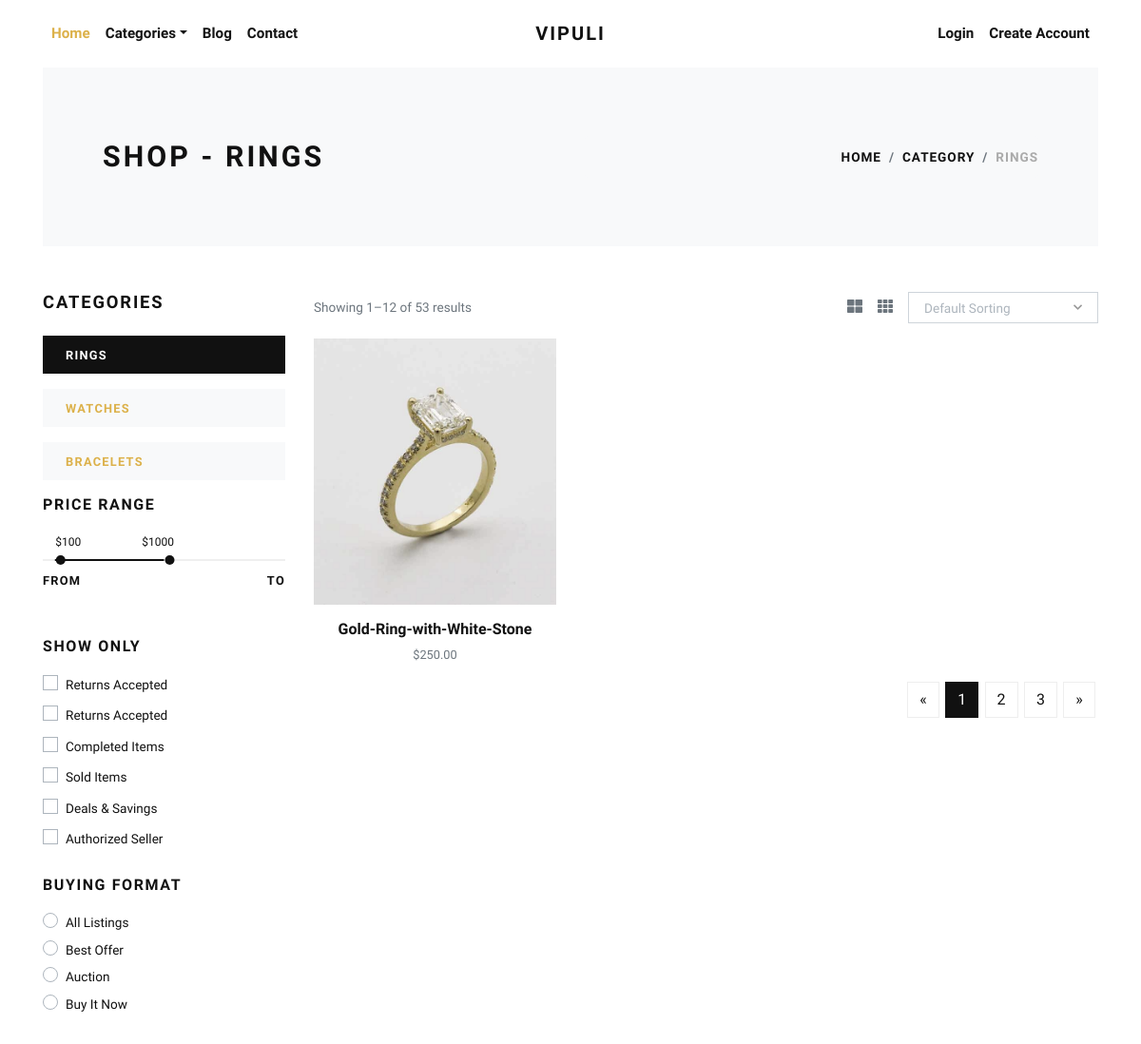
The page /rings/ on the database its author committed.
### store/models.py (models this page shows, shortened)
class Category(models.Model):
    title = models.CharField(max_length=50, verbose_name="Category Title")
    slug = models.SlugField(max_length=55, verbose_name="Category Slug")
    description = models.TextField(blank=True, verbose_name="Category Description")
    category_image = models.ImageField(upload_to='category', blank=True, null=True, verbose_name="Category Image")
    is_active = models.BooleanField(verbose_name="Is Active?")
    is_featured = models.BooleanField(verbose_name="Is Featured?")
    created_at = models.DateTimeField(auto_now_add=True, verbose_name="Created Date")
    updated_at = models.DateTimeField(auto_now=True, verbose_name="Updated Date")
    class Meta:
        verbose_name_plural = 'Categories'
        ordering = ('-created_at', )

class Product(models.Model):
    title = models.CharField(max_length=150, verbose_name="Product Title")
    slug = models.SlugField(max_length=160, verbose_name="Product Slug")
    sku = models.CharField(max_length=255, unique=True, verbose_name="Unique Product ID (SKU)")
    short_description = models.TextField(verbose_name="Short Description")
    detail_description = models.TextField(blank=True, null=True, verbose_name="Detail Description")
    product_image = models.ImageField(upload_to='product', blank=True, null=True, verbose_name="Product Image")
    price = models.DecimalField(max_digits=8, decimal_places=2)
    category = models.ForeignKey(Category, verbose_name="Product Categoy", on_delete=models.CASCADE)
    is_active = models.BooleanField(verbose_name="Is Active?")
    is_featured = models.BooleanField(verbose_name="Is Featured?")
    created_at = models.DateTimeField(auto_now_add=True, verbose_name="Created Date")
    updated_at = models.DateTimeField(auto_now=True, verbose_name="Updated Date")
    class Meta:
        verbose_name_plural = 'Products'
        ordering = ('-created_at', )

### store/views.py (the view)
# urls.py: path('<slug:slug>/', views.category_products, name="category-products"),
def category_products(request, slug):
    category = get_object_or_404(Category, slug=slug)
    products = Product.objects.filter(is_active=True, category=category)
    categories = Category.objects.filter(is_active=True)
    context = {
        'category': category,
        'products': products,
        'categories': categories,
    }
    return render(request, 'store/category_products.html', context)

### templates/store/category_products.html (shortened to what this page needs)
{% extends 'base.html' %}
{% load static %}
    {% block content %}
      <div class="container">
        <section class="py-5 bg-light">
          <div class="container">
            <div class="row px-4 px-lg-5 py-lg-4 align-items-center">
              <div class="col-lg-6">
                <h1 class="h2 text-uppercase mb-0">Shop - {{category.title}}</h1>
              </div>
              <div class="col-lg-6 text-lg-right">
                <nav aria-label="breadcrumb">
                  <ol class="breadcrumb justify-content-lg-end mb-0 px-0">
                    <li class="breadcrumb-item"><a href="{% url 'store:home' %}">Home</a></li>
                    <li class="breadcrumb-item"><a href="{% url 'store:all-categories' %}">Category</a></li>
                    <li class="breadcrumb-item active" aria-current="page">{{category.title}}</li>
                  </ol>
                </nav>
              </div>
            </div>
          </div>
        </section>
        <section class="py-5">
          <div class="container p-0">
            <div class="row">
              <div class="col-lg-3 order-2 order-lg-1">
                <h5 class="text-uppercase mb-4">Categories</h5>
                {% if categories %}
                  {% for cat in categories %}
                    <a href="{% url 'store:category-products' cat.slug %}">
                      <div class="py-2 px-4 {% if category == cat %}bg-dark text-white {% else %}bg-light{% endif %} mb-3">
                        <strong class="small text-uppercase font-weight-bold">{{cat.title}}</strong>
                      </div>
                    </a>
                  {% endfor %}
                {% endif %}
                <h6 class="text-uppercase mb-4">Price range</h6>
                <div class="price-range pt-4 mb-5">
                  <div id="range"></div>
                  <div class="row pt-2">
                    <div class="col-6"><strong class="small font-weight-bold text-uppercase">From</strong></div>
                    <div class="col-6 text-right"><strong class="small font-weight-bold text-uppercase">To</strong></div>
                  </div>
                </div>
                <h6 class="text-uppercase mb-3">Show only</h6>
                <div class="custom-control custom-checkbox mb-1">
                  <label class="custom-control-label text-small" for="customCheck1">Returns Accepted</label>
                </div>
                <div class="custom-control custom-checkbox mb-1">
                  <label class="custom-control-label text-small" for="customCheck2">Returns Accepted</label>
                </div>
                <div class="custom-control custom-checkbox mb-1">
                  <label class="custom-control-label text-small" for="customCheck3">Completed Items</label>
                </div>
                <div class="custom-control custom-checkbox mb-1">
                  <label class="custom-control-label text-small" for="customCheck4">Sold Items</label>
                </div>
                <div class="custom-control custom-checkbox mb-1">
                  <label class="custom-control-label text-small" for="customCheck5">Deals &amp; Savings</label>
                </div>
                <div class="custom-control custom-checkbox mb-4">
                  <label class="custom-control-label text-small" for="customCheck6">Authorized Seller</label>
                </div>
                <h6 class="text-uppercase mb-3">Buying format</h6>
                <div class="custom-control custom-radio">
                  <label class="custom-control-label text-small" for="customRadio1">All Listings</label>
                </div>
                <div class="custom-control custom-radio">
                  <label class="custom-control-label text-small" for="customRadio2">Best Offer</label>
                </div>
                <div class="custom-control custom-radio">
                  <label class="custom-control-label text-small" for="customRadio3">Auction</label>
                </div>
                <div class="custom-control custom-radio">
                  <label class="custom-control-label text-small" for="customRadio4">Buy It Now</label>
                </div>
              </div>
              <div class="col-lg-9 order-1 order-lg-2 mb-5 mb-lg-0">
                <div class="row mb-3 align-items-center">
                  <div class="col-lg-6 mb-2 mb-lg-0">
                    <p class="text-small text-muted mb-0">Showing 1–12 of 53 results</p>
                  </div>
                  <div class="col-lg-6">
                    <ul class="list-inline d-flex align-items-center justify-content-lg-end mb-0">
                      <li class="list-inline-item text-muted mr-3"><a class="reset-anchor p-0" href="#"><i class="fas fa-th-large"></i></a></li>
                      <li class="list-inline-item text-muted mr-3"><a class="reset-anchor p-0" href="#"><i class="fas fa-th"></i></a></li>
                      <li class="list-inline-item">
                      </li>
                    </ul>
                  </div>
                </div>
                <div class="row">
                  {% if products %}
                    {% for product in products %}
                      <div class="col-lg-4 col-sm-6">
                        <div class="product text-center">
                          <div class="mb-3 position-relative">
                            <a class="d-block" href="{% url 'store:product-detail' product.slug %}">
                              {% if product.product_image %}
                                <img class="img-fluid w-100" src="{{product.product_image.url}}" alt="{{product.title}}">
                              {% else %}
                                <img class="img-fluid w-100" src="{% static 'img/product-1.jpg' %}" alt="{{product.title}}">
                              {% endif %}
                            </a>
                          </div>
                          <h6> <a class="reset-anchor" href="{% url 'store:product-detail' product.slug %}">{{product.title}}</a></h6>
                          <p class="small text-muted">${{product.price}}</p>
                        </div>
                      </div>
                    {% endfor %}
                  {% endif %}
                </div>
                <nav aria-label="Page navigation example">
                  <ul class="pagination justify-content-center justify-content-lg-end">
                    <li class="page-item"><a class="page-link" href="#" aria-label="Previous"><span aria-hidden="true">«</span></a></li>
                    <li class="page-item active"><a class="page-link" href="#">1</a></li>
                    <li class="page-item"><a class="page-link" href="#">2</a></li>
                    <li class="page-item"><a class="page-link" href="#">3</a></li>
                    <li class="page-item"><a class="page-link" href="#" aria-label="Next"><span aria-hidden="true">»</span></a></li>
                  </ul>
                </nav>
              </div>
            </div>
          </div>
        </section>
      </div>
      {% endblock content %}

### jewelryshop/static/css/style.default.css (style rules this page uses)
.text-small { font-size: 0.85rem !important; }
strong { font-weight: 700; }
.product img { -webkit-filter: grayscale(40%); filter: grayscale(40%); transition: all 0.3s; }
.text-uppercase { text-transform: uppercase; letter-spacing: 0.1em; }
.reset-anchor { color: inherit; transition: all 0.3s; }
.noUi-target { background: #efefef; border-radius: 0; border: none; box-shadow: none; }
.noUi-horizontal { height: 2px; }
body { font-family: "Libre Franklin", sans-serif; font-size: 1rem; font-weight: 400; line-height: 1.5; color: #111111; background-color: #fff; }
a { color: #dcb14a; text-decoration: none; }
h1, h2, h3, h4, h5, h6, .h1, .h2, .h3, .h4, .h5, .h6 { margin-bottom: 0.5rem; font-family: inherit; font-weight: 900; line-height: 1.2; color: inherit; }
h1, .h1 { font-size: 2.2rem; }
h2, .h2 { font-size: 1.9rem; }
h5, .h5 { font-size: 1.15rem; }
h6, .h6 { font-size: 1rem; }
small, .small { font-size: 80%; font-weight: 400; }
.page-item:first-child .page-link { border-top-left-radius: 0; border-bottom-left-radius: 0; }
.page-item:last-child .page-link { border-top-right-radius: 0; border-bottom-right-radius: 0; }
.page-item.active .page-link { color: #fff; background-color: #111111; border-color: #111111; }
.page-link { padding: 0.5rem 0.75rem; line-height: 1.25; color: #111111; background-color: none; border: 1px solid #eee; margin: 0.2rem; transition: all 0.3s; }
.bg-light { background-color: #f8f9fa !important; }
.bg-dark { background-color: #111111 !important; }
.custom-checkbox .custom-control-label::before { border-radius: 0; }
.custom-radio .custom-control-label::before { border-radius: 50%; }
.custom-control-label { font-weight: 400; line-height: 2.1em; cursor: pointer; }
.breadcrumb { background: #f8f9fa; }
.breadcrumb-item { font-size: 0.85rem; text-transform: uppercase; letter-spacing: 0.07em; font-weight: 900; color: #111111; }
.breadcrumb-item a { color: inherit; transition: all 0.3s; }
.breadcrumb-item.active { color: #aaa; }

### rows shown on the page
Category: title "RINGS"
Category: title "WATCHES"
Category: title "BRACELETS"
Product: product_image (picture), title "Gold-Ring-with-White-Stone", price "250.00"
